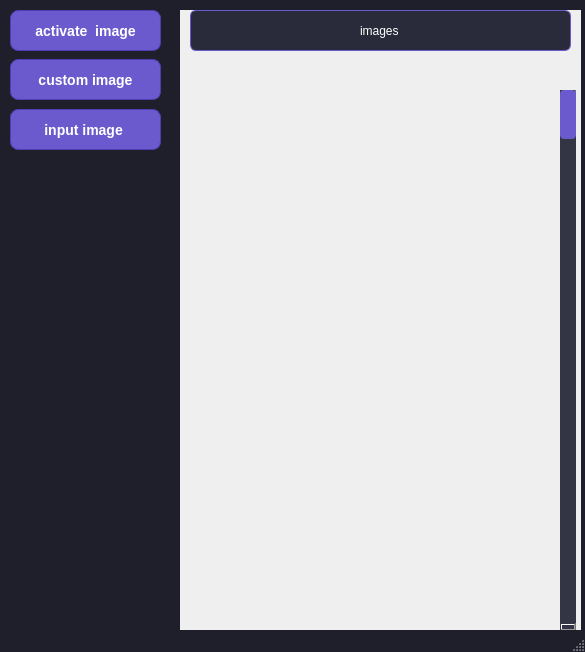
<?xml version="1.0" encoding="UTF-8"?>
<ui version="4.0">
 <class>MainWindow</class>
 <widget class="QMainWindow" name="MainWindow">
  <property name="geometry">
   <rect>
    <x>0</x>
    <y>0</y>
    <width>585</width>
    <height>652</height>
   </rect>
  </property>
  <property name="windowTitle">
   <string>MainWindow</string>
  </property>
  <property name="styleSheet">
   <string notr="true">/* === Основной фон окна === */
QMainWindow {
    background-color: #1E1F2B;
    color: #FFFFFF;
    font-family: &quot;Inter&quot;, &quot;SF Pro&quot;, sans-serif;
}

/* === Кнопки === */
QPushButton {
    background-color: #6A5ACD;
    color: #FFFFFF;
    border-radius: 8px;
    padding: 8px 12px;
    font-size: 14px;
    font-weight: bold;
    border: 1px solid #4F3DB2;
}

QPushButton:hover {
    background-color: #7D6DEB;
}

QPushButton:pressed {
    background-color: #4F3DB2;
}

/* === Кнопка настроек или подтверждения (зелёная) === */
QPushButton#settings, QPushButton#confirm {
    background-color: #4CAF50;
}

QPushButton#settings:hover, QPushButton#confirm:hover {
    background-color: #66BB6A;
}

/* === Поля ввода === */
QLineEdit {
    background-color: #2A2B3A;
    border: 1px solid #6A5ACD;
    border-radius: 6px;
    padding: 6px;
    color: #FFFFFF;
    selection-background-color: #6A5ACD;
}

/* === Прозрачно-фиолетовая область прокрутки === */
QScrollArea {
    background-color: rgba(106, 90, 205, 80); /* Фиолетовый с прозрачностью */
    border: none;
}

/* === Скроллбар === */
QScrollBar:vertical {
    background: #333544;
    width: 8px;
    border-radius: 4px;
}

QScrollBar::handle:vertical {
    background: #6A5ACD;
    border-radius: 4px;
}

QScrollBar::handle:vertical:hover {
    background: #7D6DEB;
}

/* === Заголовки === */
QLabel#title {
    font-size: 18px;
    font-weight: bold;
    color: #FFFFFF;
}

/* === Выделенные элементы (например, активные) === */
QLabel#accent {
    color: #FFA500;
    font-weight: bold;
}
</string>
  </property>
  <widget class="QWidget" name="centralwidget">
   <widget class="QPushButton" name="pushButton">
    <property name="geometry">
     <rect>
      <x>10</x>
      <y>10</y>
      <width>151</width>
      <height>41</height>
     </rect>
    </property>
    <property name="text">
     <string>activate  image</string>
    </property>
   </widget>
   <widget class="QPushButton" name="custom_image">
    <property name="geometry">
     <rect>
      <x>10</x>
      <y>59</y>
      <width>151</width>
      <height>41</height>
     </rect>
    </property>
    <property name="text">
     <string>custom image</string>
    </property>
   </widget>
   <widget class="QPushButton" name="pushButton_3">
    <property name="geometry">
     <rect>
      <x>10</x>
      <y>109</y>
      <width>151</width>
      <height>41</height>
     </rect>
    </property>
    <property name="text">
     <string>input image </string>
    </property>
   </widget>
   <widget class="QScrollArea" name="scrollArea">
    <property name="geometry">
     <rect>
      <x>180</x>
      <y>10</y>
      <width>401</width>
      <height>631</height>
     </rect>
    </property>
    <property name="styleSheet">
     <string notr="true">color : rgb(255, 170, 0)red
rgb(26, 13, 200)</string>
    </property>
    <property name="widgetResizable">
     <bool>true</bool>
    </property>
    <widget class="QWidget" name="scrollAreaWidgetContents">
     <property name="geometry">
      <rect>
       <x>0</x>
       <y>0</y>
       <width>401</width>
       <height>631</height>
      </rect>
     </property>
     <widget class="QLineEdit" name="lineEdit">
      <property name="geometry">
       <rect>
        <x>10</x>
        <y>0</y>
        <width>381</width>
        <height>41</height>
       </rect>
      </property>
      <property name="focusPolicy">
       <enum>Qt::FocusPolicy::NoFocus</enum>
      </property>
      <property name="styleSheet">
       <string notr="true"/>
      </property>
      <property name="text">
       <string>images</string>
      </property>
      <property name="alignment">
       <set>Qt::AlignmentFlag::AlignCenter</set>
      </property>
     </widget>
     <widget class="QScrollBar" name="verticalScrollBar">
      <property name="geometry">
       <rect>
        <x>380</x>
        <y>80</y>
        <width>16</width>
        <height>541</height>
       </rect>
      </property>
      <property name="orientation">
       <enum>Qt::Orientation::Vertical</enum>
      </property>
     </widget>
    </widget>
   </widget>
  </widget>
  <widget class="QStatusBar" name="statusbar"/>
 </widget>
 <resources/>
 <connections/>
</ui>
